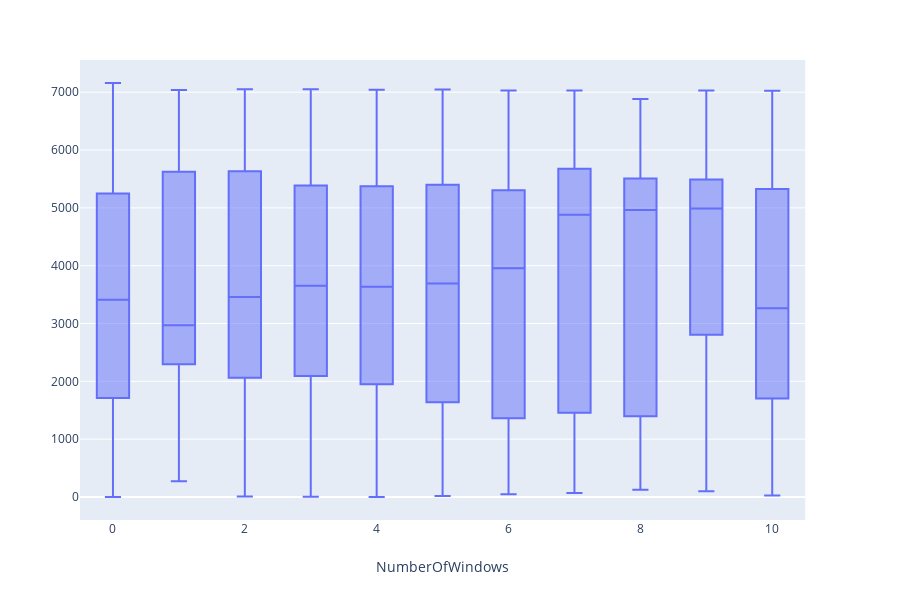

Notebook source saved alongside this figure:
### Code cell
px.box(train, x='NumberOfWindows')

### Figure 1 — Plotly figure (JSON) as saved in the notebook; plotly's stock layout.template omitted (floating-point values rounded to 4 significant figures; data arrays with more than 128 entries replaced by an {"elided": "..."} marker saying what was removed)
{"data": [{"alignmentgroup": "True", "hoverlabel": {"namelength": 0}, "hovertemplate": "NumberOfWindows=%{x}", "legendgroup": "", "marker": {"color": "#636efa"}, "name": "", "notched": false, "offsetgroup": "", "orientation": "v", "showlegend": false, "type": "box", "x": {"elided": "7160 int values"}, "x0": " ", "xaxis": "x", "y0": " ", "yaxis": "y"}], "layout": {"boxmode": "group", "height": 600, "legend": {"tracegroupgap": 0}, "margin": {"t": 60}, "xaxis": {"anchor": "y", "domain": [0, 0.98], "title": {"text": "NumberOfWindows"}}, "yaxis": {"anchor": "x", "domain": [0, 1]}}}
